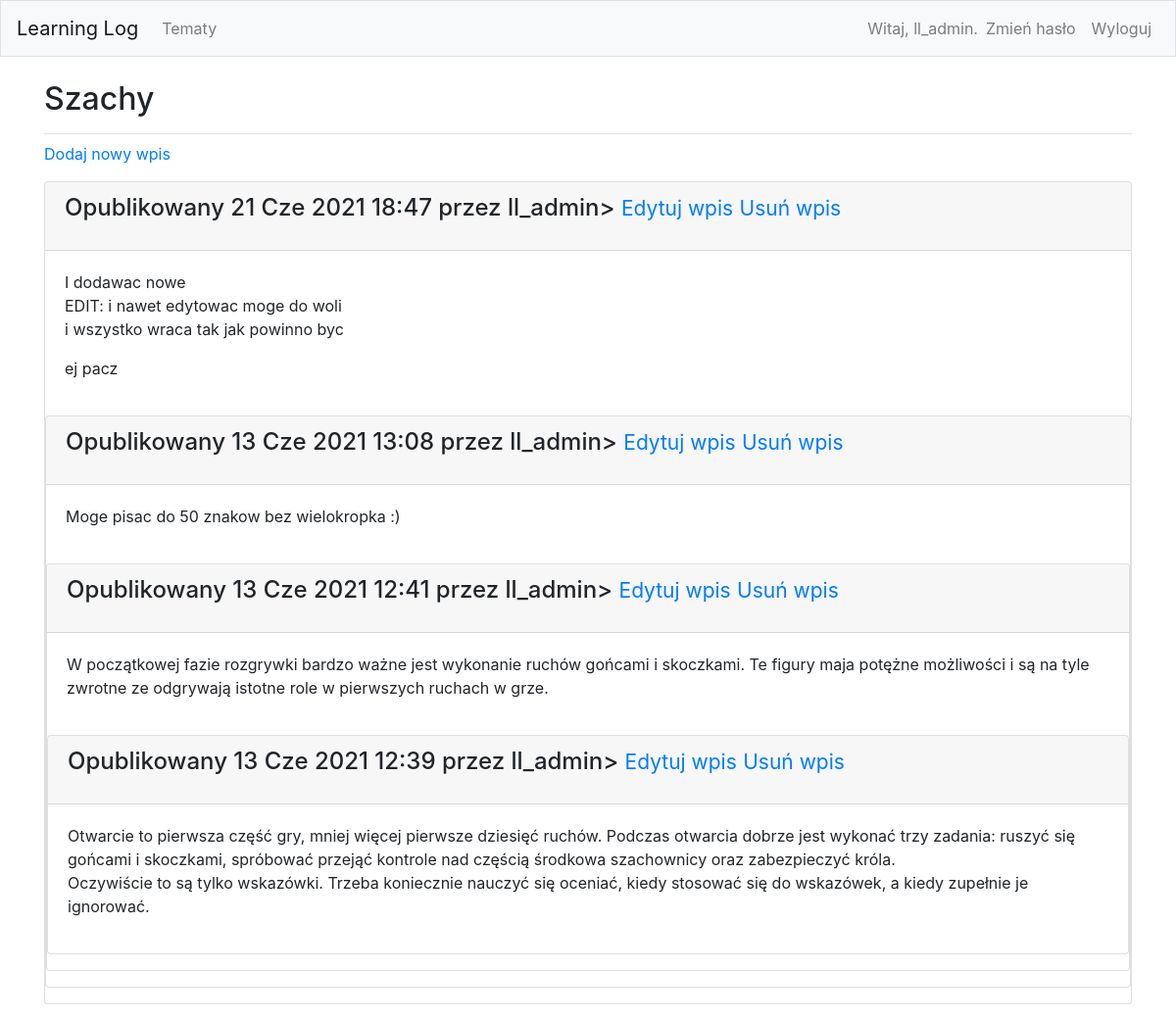
The page /topics/1/ (signed in) on the database its author committed.
### learning_logs/models.py (models this page shows, shortened)
class Topic(models.Model):
    text = models.CharField(max_length=200)
    date_added = models.DateTimeField(auto_now_add=True)
    owner = models.ForeignKey(User, on_delete=models.CASCADE)
    def __str__(self):
        return self.text

class Entry(models.Model):
    topic = models.ForeignKey(Topic, on_delete=models.CASCADE)
    text = models.TextField()
    data_added = models.DateTimeField(auto_now_add=True)
    class Meta:
        verbose_name_plural = 'entries'

### learning_logs/views.py (the view)
# urls.py: path('topics/<int:topic_id>/', views.topic, name='topic'),
def topic(request, topic_id):
    topic = Topic.objects.get(id=topic_id)
    entries = topic.entry_set.order_by('-data_added')
    context = {'topic' : topic, 'entries' : entries}
    return render(request, 'learning_logs/topic.html', context)

### learning_logs/templates/learning_logs/topic.html (shortened to what this page needs)
{% extends 'learning_logs/base.html' %}
{% block page_header %}
    <h2> {{ topic }} </h2>
{% endblock page_header %}
{% block content %}
    <p>
        <a href="{% url 'learning_logs:new_entry' topic.id %}">Dodaj nowy wpis</a>
    </p>
    {% for entry in entries %}
        <div class="card mb-3">
            <h4 class="card-header">
                <p class="date">Opublikowany {{ entry.data_added|date:'d M Y H:i' }} przez {{ topic.owner }}>
                    <small><a href=" {% url 'learning_logs:edit_entry' entry.id %}">Edytuj wpis</a></small>
                    <small><a href=" {% url 'learning_logs:remove_entry' entry.id %}">Usuń wpis</a></small>
                </h4>
                <div class="card-body">
                    {{ entry.text|linebreaks }}
                </div>
    {% empty %}
        Nie ma jeszcze żadnego wpisu dla tego tematu.
    {% endfor %}
{% endblock content %}

### learning_logs/templates/learning_logs/base.html (shortened to what this page needs)
{% load bootstrap4 %}
<!doctype html>
<html lang="pl">
    <head>
        {% bootstrap_css %}
    </head>
    <body>
        <nav class="navbar navbar-expand-md navbar-light bg-light mb-4 border">
            <a class="navbar-brand" href ="{% url 'learning_logs:index'%}" >
                Learning Log</a>
        <div class="collapse navbar-collapse" id="navbarCollapse">
            <ul class="navbar-nav mr-auto">
                <li class="nav-item">
                    <a class="nav-link" href="{% url 'learning_logs:topics' %}">
                        Tematy</a></li>
            </ul>
            <ul class="navbar-nav ml-auto">
                {% if user.is_authenticated %}
                    <li class="nav-item">
                        <span class="navbar-text"> Witaj, {{ user.username }}.</span>
                    </li>
                    <li class="nav-item">
                        <a class='nav-link' href=" {% url 'password_change' %}"> Zmień hasło</a>
                    </li>
                    <li class="nav-item">
                        <a class="nav-link" href=" {% url 'users:logout' %}"> Wyloguj</a>
                    </li>
                {% endif %}
            </ul>
        </div>
    </nav>
    <main role="main" class="container">
        <div class="pb-2 mb-2 border-bottom">
            {% block page_header %} {% endblock page_header %}
        </div>
        <div>
            {% block content %} {% endblock content %}
        </div>
    </main>
</body>
</html>

### rows shown on the page
Topic: text "Szachy", owner "ll_admin"
Entry: data_added "21 Cze 2021 18:47", text "I dodawac nowe EDIT: i nawet edytowac moge do woli i wszystko wraca tak jak powinno byc ej pacz"
Entry: data_added "13 Cze 2021 13:08", text "Moge pisac do 50 znakow bez wielokropka :)"
Entry: data_added "13 Cze 2021 12:41", text "W początkowej fazie rozgrywki bardzo ważne jest wykonanie ruchów gońcami i skoczkami. Te figury maja potężne możliwości i są na tyle zwrotne ze odgrywają istotne role w pierwszych ruchach w grze."
Entry: data_added "13 Cze 2021 12:39", text "Otwarcie to pierwsza część gry, mniej więcej pierwsze dziesięć ruchów. Podczas otwarcia dobrze jest wykonać trzy zadania: ruszyć się gońcami i skoczkami, spróbować przejąć kontrole nad częścią środkowa szachownicy oraz zabezpieczyć króla. Oczywiście to są tylko wskazówki. Trzeba koniecznie nauczyć się oceniać, kiedy stosować się do wskazówek, a kiedy zupełnie je ignorować."

### other values the page prints
{{ user.username }} "ll_admin"
